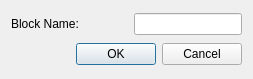
<?xml version="1.0" encoding="UTF-8"?>
<ui version="4.0">
 <class>QG_BlockDialog</class>
 <widget class="QDialog" name="QG_BlockDialog">
  <property name="geometry">
   <rect>
    <x>0</x>
    <y>0</y>
    <width>253</width>
    <height>79</height>
   </rect>
  </property>
  <property name="baseSize">
   <size>
    <width>0</width>
    <height>0</height>
   </size>
  </property>
  <property name="windowTitle">
   <string>Block Settings</string>
  </property>
  <property name="sizeGripEnabled">
   <bool>false</bool>
  </property>
  <layout class="QVBoxLayout">
   <property name="spacing">
    <number>6</number>
   </property>
   <property name="margin" stdset="0">
    <number>11</number>
   </property>
   <item>
    <layout class="QHBoxLayout">
     <item>
      <widget class="QLabel" name="lName">
       <property name="frameShape">
        <enum>QFrame::NoFrame</enum>
       </property>
       <property name="frameShadow">
        <enum>QFrame::Plain</enum>
       </property>
       <property name="text">
        <string>Block Name:</string>
       </property>
       <property name="wordWrap">
        <bool>false</bool>
       </property>
      </widget>
     </item>
     <item>
      <spacer name="spacer87">
       <property name="orientation">
        <enum>Qt::Horizontal</enum>
       </property>
       <property name="sizeType">
        <enum>QSizePolicy::Expanding</enum>
       </property>
       <property name="sizeHint" stdset="0">
        <size>
         <width>29</width>
         <height>21</height>
        </size>
       </property>
      </spacer>
     </item>
     <item>
      <widget class="QLineEdit" name="leName">
       <property name="text">
        <string/>
       </property>
      </widget>
     </item>
    </layout>
   </item>
   <item>
    <widget class="QDialogButtonBox" name="buttonBox">
     <property name="standardButtons">
      <set>QDialogButtonBox::Cancel|QDialogButtonBox::Ok</set>
     </property>
    </widget>
   </item>
  </layout>
 </widget>
 <layoutdefault spacing="6" margin="11"/>
 <resources/>
 <connections/>
 <slots>
  <slot>validate()</slot>
 </slots>
</ui>
